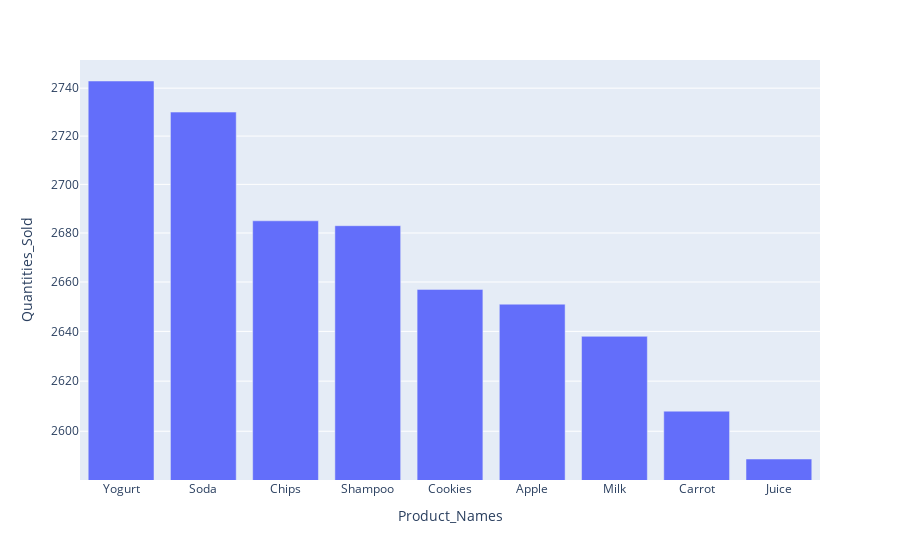

Notebook code for this chart:
### Code cell
px.bar(top_products,x=top_products.index,y='Quantities_Sold',log_y =True)

### Figure 1 — Plotly figure (JSON) as saved in the notebook; plotly's stock layout.template omitted (floating-point values rounded to 4 significant figures)
{"data": [{"alignmentgroup": "True", "hovertemplate": "Product_Names=%{x}<br>Quantities_Sold=%{y}<extra></extra>", "legendgroup": "", "marker": {"color": "#636efa", "pattern": {"shape": ""}}, "name": "", "offsetgroup": "", "orientation": "v", "showlegend": false, "textposition": "auto", "type": "bar", "x": ["Yogurt", "Soda", "Chips", "Shampoo", "Cookies", "Apple", "Milk", "Carrot", "Juice"], "xaxis": "x", "y": [2743, 2730, 2685, 2683, 2657, 2651, 2638, 2608, 2589], "yaxis": "y"}], "layout": {"barmode": "relative", "legend": {"tracegroupgap": 0}, "margin": {"t": 60}, "xaxis": {"anchor": "y", "domain": [0, 1], "title": {"text": "Product_Names"}}, "yaxis": {"anchor": "x", "domain": [0, 1], "title": {"text": "Quantities_Sold"}, "type": "log"}}}
